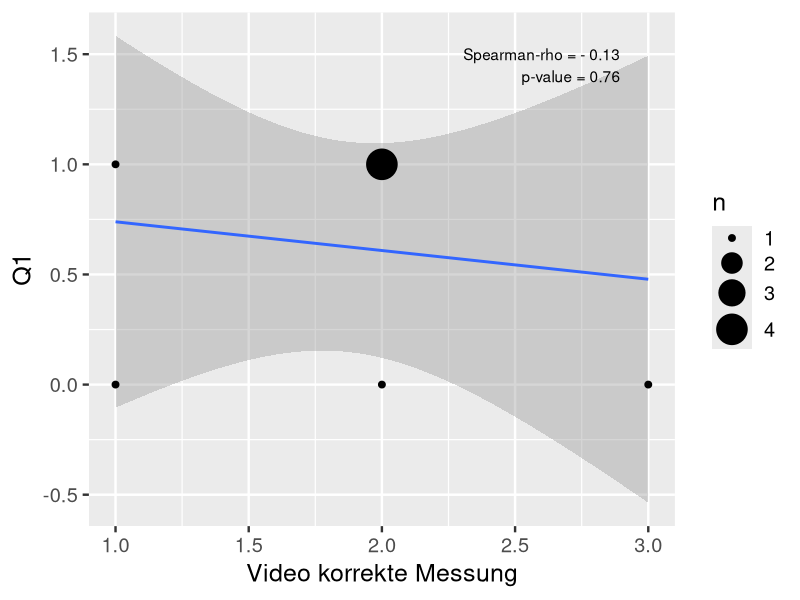

The R source for this figure: (Note: this script raises an error after producing the figure.)
library(ggplot2)

d <- read.csv(file="./CodierungVideo.csv", head=TRUE, sep=",",stringsAsFactors=FALSE)



cor.test(d$M201_MessungKorrekt, d$M201_Q1,method="spearm")
theme_set(theme_grey(base_size = 18)) 
ggplot(d, aes(x=d$M201_MessungKorrekt, y=d$M201_Q1)) +
  geom_smooth(method=lm) + # Add linear regression line 
  geom_text(data = data.frame(), aes(2.6, 1.5, label = "Spearman-rho = - 0.13"))+
  geom_text(data = data.frame(), aes(2.71, 1.4, label = "p-value = 0.76"))+
  stat_sum( geom = "point", aes(size = ..n..))+ scale_size(range = c(2, 10))+
  ylab("Q1") +
  xlab("Video korrekte Messung") +
  ggsave(file="corVideoQ1201.png")

cor.test(d$M301_MessungKorrekt, d$M301_Q1,method="spearm")
theme_set(theme_grey(base_size = 18)) 
ggplot(d, aes(x=d$M301_MessungKorrekt, y=d$M301_Q1)) +
  geom_smooth(method=lm) + # Add linear regression line 
  geom_text(data = data.frame(), aes(2.6, 1.5, label = "Spearman-rho = 0.00"))+
  geom_text(data = data.frame(), aes(2.71, 1.4, label = "p-value = 1.00"))+
  stat_sum( geom = "point", aes(size = ..n..))+ scale_size(range = c(2, 10))+
  ylab("Q1") +
  xlab("Video korrekte Messung") +
  ggsave(file="corVideoQ1301.png")

cor.test(d$M305_MessungKorrekt, d$M305_Q1,method="spearm")
theme_set(theme_grey(base_size = 18)) 
ggplot(d, aes(x=d$M305_MessungKorrekt, y=d$M305_Q1)) +
  geom_smooth(method=lm) + # Add linear regression line 
  geom_text(data = data.frame(), aes(2.6, 1.5, label = "Spearman-rho = 0.26"))+
  geom_text(data = data.frame(), aes(2.7, 1.4, label = "p-value = 0.53"))+
  stat_sum( geom = "point", aes(size = ..n..))+ scale_size(range = c(2, 10))+
  ylab("Q1") +
  xlab("Video korrekte Messung") +
  ggsave(file="corVideoQ1305.png")



cor.test(d$M201_Messwiederholung, d$M201_Q4,method="spearm")
theme_set(theme_grey(base_size = 18)) 
ggplot(d, aes(x=d$M201_MessungKorrekt, y=d$M201_Q4)) +
  geom_smooth(method=lm) + # Add linear regression line 
  geom_text(data = data.frame(), aes(2.6, 0.055, label = "Spearman-rho = 0.00"))+
  geom_text(data = data.frame(), aes(2.7, 0.052, label = "p-value = 1.00"))+
  stat_sum( geom = "point", aes(size = ..n..))+ scale_size(range = c(2, 10))+
  ylab("Q4") +
  xlab("Video Messwiederholung") +
  ggsave(file="corVideoQ4201.png")

cor.test(d$M301_Messwiederholung, d$M301_Q4,method="spearm")
theme_set(theme_grey(base_size = 18)) 
ggplot(d, aes(x=d$M301_MessungKorrekt, y=d$M301_Q4)) +
  geom_smooth(method=lm) + # Add linear regression line 
  geom_text(data = data.frame(), aes(2.6, 1.5, label = "Spearman-rho = 0.00"))+
  geom_text(data = data.frame(), aes(2.71, 1.4, label = "p-value = 1.00"))+
  stat_sum( geom = "point", aes(size = ..n..))+ scale_size(range = c(2, 10))+
  ylab("Q4") +
  xlab("Video Messwiederholung") +
  ggsave(file="corVideoQ4301.png")

cor.test(d$M305_Messwiederholung, d$M305_Q4,method="spearm")
theme_set(theme_grey(base_size = 18)) 
ggplot(d, aes(x=d$M305_MessungKorrekt, y=d$M305_Q4)) +
  geom_smooth(method=lm) + # Add linear regression line 
  geom_text(data = data.frame(), aes(2.6, 1.5, label = "Spearman-rho = 0.07"))+
  geom_text(data = data.frame(), aes(2.7, 1.4, label = "p-value = 0.87"))+
  stat_sum( geom = "point", aes(size = ..n..))+ scale_size(range = c(2, 10))+
  ylab("Q4") +
  xlab("Video Messwiederholung") +
  ggsave(file="corVideoQ4305.png")
